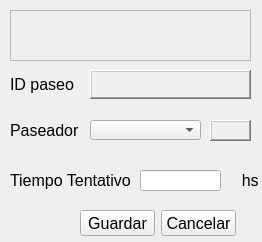
<?xml version="1.0" encoding="UTF-8"?>
<ui version="4.0">
 <class>Form</class>
 <widget class="QWidget" name="Form">
  <property name="windowModality">
   <enum>Qt::ApplicationModal</enum>
  </property>
  <property name="geometry">
   <rect>
    <x>0</x>
    <y>0</y>
    <width>262</width>
    <height>242</height>
   </rect>
  </property>
  <property name="windowTitle">
   <string>Form</string>
  </property>
  <property name="windowIcon">
   <iconset>
    <normaloff>Ico_Mascota.png</normaloff>Ico_Mascota.png</iconset>
  </property>
  <widget class="QLabel" name="text">
   <property name="geometry">
    <rect>
     <x>10</x>
     <y>10</y>
     <width>241</width>
     <height>51</height>
    </rect>
   </property>
   <property name="font">
    <font>
     <family>Arial</family>
     <pointsize>16</pointsize>
    </font>
   </property>
   <property name="frameShape">
    <enum>QFrame::StyledPanel</enum>
   </property>
   <property name="text">
    <string/>
   </property>
   <property name="alignment">
    <set>Qt::AlignCenter</set>
   </property>
  </widget>
  <widget class="QPushButton" name="boton_guardar_2">
   <property name="geometry">
    <rect>
     <x>161</x>
     <y>210</y>
     <width>75</width>
     <height>26</height>
    </rect>
   </property>
   <property name="font">
    <font>
     <family>Arial</family>
     <pointsize>12</pointsize>
    </font>
   </property>
   <property name="text">
    <string>Cancelar</string>
   </property>
  </widget>
  <widget class="QPushButton" name="boton_guardar">
   <property name="geometry">
    <rect>
     <x>80</x>
     <y>210</y>
     <width>75</width>
     <height>26</height>
    </rect>
   </property>
   <property name="font">
    <font>
     <family>Arial</family>
     <pointsize>12</pointsize>
    </font>
   </property>
   <property name="text">
    <string>Guardar</string>
   </property>
  </widget>
  <widget class="QLabel" name="label">
   <property name="geometry">
    <rect>
     <x>10</x>
     <y>90</y>
     <width>81</width>
     <height>80</height>
    </rect>
   </property>
   <property name="font">
    <font>
     <family>Arial</family>
     <pointsize>12</pointsize>
    </font>
   </property>
   <property name="text">
    <string>Paseador</string>
   </property>
   <property name="textFormat">
    <enum>Qt::AutoText</enum>
   </property>
  </widget>
  <widget class="QComboBox" name="box_paseador">
   <property name="geometry">
    <rect>
     <x>90</x>
     <y>120</y>
     <width>111</width>
     <height>20</height>
    </rect>
   </property>
  </widget>
  <widget class="QLabel" name="label_2">
   <property name="geometry">
    <rect>
     <x>10</x>
     <y>140</y>
     <width>341</width>
     <height>80</height>
    </rect>
   </property>
   <property name="font">
    <font>
     <family>Arial</family>
     <pointsize>12</pointsize>
    </font>
   </property>
   <property name="text">
    <string>Tiempo Tentativo                         hs</string>
   </property>
   <property name="textFormat">
    <enum>Qt::AutoText</enum>
   </property>
  </widget>
  <widget class="QLineEdit" name="tiempo_estimado">
   <property name="geometry">
    <rect>
     <x>140</x>
     <y>170</y>
     <width>81</width>
     <height>21</height>
    </rect>
   </property>
  </widget>
  <widget class="QLabel" name="dni">
   <property name="geometry">
    <rect>
     <x>10</x>
     <y>70</y>
     <width>157</width>
     <height>29</height>
    </rect>
   </property>
   <property name="font">
    <font>
     <family>Arial</family>
     <pointsize>12</pointsize>
    </font>
   </property>
   <property name="text">
    <string>ID paseo</string>
   </property>
  </widget>
  <widget class="QLabel" name="paseo">
   <property name="geometry">
    <rect>
     <x>90</x>
     <y>70</y>
     <width>161</width>
     <height>29</height>
    </rect>
   </property>
   <property name="font">
    <font>
     <family>Arial</family>
     <pointsize>12</pointsize>
    </font>
   </property>
   <property name="frameShape">
    <enum>QFrame::WinPanel</enum>
   </property>
   <property name="frameShadow">
    <enum>QFrame::Raised</enum>
   </property>
   <property name="lineWidth">
    <number>4</number>
   </property>
   <property name="midLineWidth">
    <number>4</number>
   </property>
   <property name="text">
    <string/>
   </property>
  </widget>
  <widget class="QLabel" name="mascota">
   <property name="geometry">
    <rect>
     <x>210</x>
     <y>120</y>
     <width>41</width>
     <height>21</height>
    </rect>
   </property>
   <property name="font">
    <font>
     <family>Arial</family>
     <pointsize>12</pointsize>
    </font>
   </property>
   <property name="frameShape">
    <enum>QFrame::WinPanel</enum>
   </property>
   <property name="frameShadow">
    <enum>QFrame::Raised</enum>
   </property>
   <property name="lineWidth">
    <number>4</number>
   </property>
   <property name="midLineWidth">
    <number>4</number>
   </property>
   <property name="text">
    <string/>
   </property>
  </widget>
  <zorder>label_2</zorder>
  <zorder>label</zorder>
  <zorder>text</zorder>
  <zorder>boton_guardar_2</zorder>
  <zorder>boton_guardar</zorder>
  <zorder>box_paseador</zorder>
  <zorder>dni</zorder>
  <zorder>paseo</zorder>
  <zorder>tiempo_estimado</zorder>
  <zorder>mascota</zorder>
 </widget>
 <resources/>
 <connections>
  <connection>
   <sender>boton_guardar_2</sender>
   <signal>clicked()</signal>
   <receiver>Form</receiver>
   <slot>close()</slot>
   <hints>
    <hint type="sourcelabel">
     <x>313</x>
     <y>426</y>
    </hint>
    <hint type="destinationlabel">
     <x>287</x>
     <y>-11</y>
    </hint>
   </hints>
  </connection>
 </connections>
</ui>
